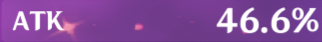
#> input picture cpp/testimg.png, 322 x 42 px
$ python -i calcutils.py   (imports and definitions only)
#> lines starting #> are read from the running program, lines starting #| are printed output that depends on the picture; after the words box and inside, x2 and y2 are one past the last pixel; in counts of white or black regions, pixels touching at a corner belong together
# -*- coding: utf-8 -*-
"""
Created on Mon May 17 01:43:45 2021

@author: sandra
"""

from PIL import Image
import numpy as np
from skimage.feature import match_template
import pytesseract
from skimage.color import rgb2gray

# [45 lines left out: functions cropping, mse, check_lock_button, lock_button_init, check_mse, not called in this run]

def crop_ref_lock(image,y,add_y1,add_y2,x,add_x1,add_x2):
    cropped = image[y+add_y1:y+add_y2,x+add_x1:x+add_x2]
    return cropped

def baby_image_proc(image_array):
    im = Image.fromarray(image_array)
    source = im.split()

    R, G, B = 0, 1, 2

    # select regions where each colour is less than X
    threshold = 240
    for rgb in range(3):
        blackmask = source[rgb].point(lambda i: i < threshold and 255)

        # process the band to be black
        out = source[rgb].point(lambda i: i * 0)

        # paste the processed band back, but only where colour was < X
        source[rgb].paste(out, None, blackmask)

    newim = Image.merge(im.mode, source)
    return newim

# [41 lines left out: functions ocr_mainstat, ocr_substat, ocr_values, split_substats, not called in this run]

>>> import cv2
>>> picture = cv2.cvtColor(cv2.imread('../cpp/testimg.png'), cv2.COLOR_BGR2RGB)
>>> result = baby_image_proc(picture)
#> the loop in baby_image_proc, `for rgb in range(3):` made 3 passes
#> pass 1, in baby_image_proc, `blackmask = source[rgb].point(lambda i: i < threshold and 255)`:
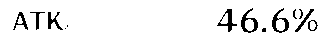
#> blackmask: PIL image 322x42 L; 93.3% white; 13 black regions (5 under 20 px), largest, box (x1, y1, x2, y2) and area: (241, 8, 258, 33) 156, (272, 8, 289, 33) 153, (217, 9, 237, 32) 144
#> pass 2, in baby_image_proc, `blackmask = source[rgb].point(lambda i: i < threshold and 255)`:
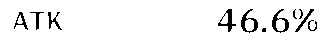
#> blackmask: PIL image 322x42 L; 93.9% white; 11 black regions (3 under 20 px), largest, box (x1, y1, x2, y2) and area: (241, 9, 258, 33) 147, (272, 9, 289, 33) 146, (218, 9, 236, 32) 136
#> pass 3, in baby_image_proc, `blackmask = source[rgb].point(lambda i: i < threshold and 255)`:
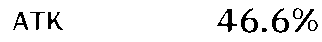
#> blackmask: PIL image 322x42 L; 93% white; 10 black regions (1 under 20 px), largest, box (x1, y1, x2, y2) and area: (241, 8, 258, 33) 160, (272, 8, 289, 33) 159, (217, 9, 237, 32) 149
#> in baby_image_proc, `newim = Image.merge(im.mode, source)`:
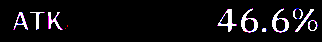
#> newim: PIL image 322x42 RGB; mean R, G, B 16.8, 15.5, 17.6
